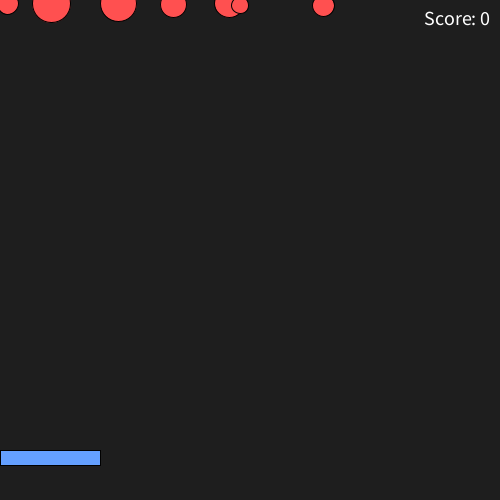
Frame 1 (no input)
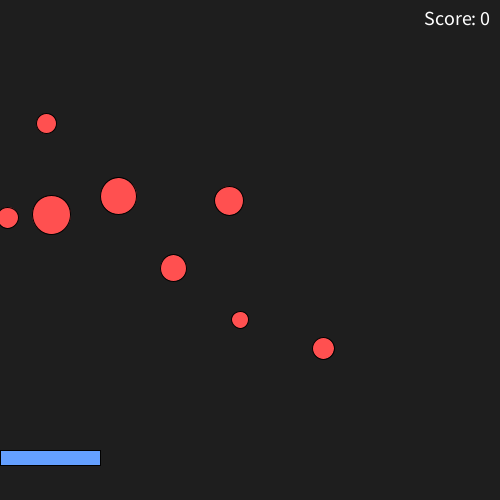
Frame 60 (the mouse pressed at the canvas centre just before this capture)
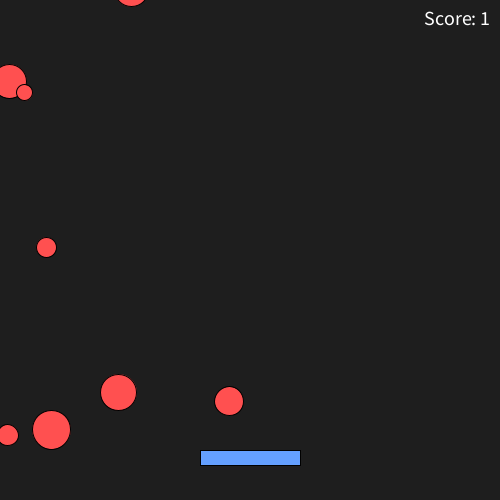
Frame 120 (the mouse held since frame 60 and released just before this capture)

The Processing sketch that drew these frames (run headless with seeded random() and noise(); from frame 60 on, the mouse is pressed at the canvas centre):

// Processing sketch: Eindopdracht
// ── Eindopdracht.pde
// vallende ballen vangen

Ball[] ballen = new Ball[8];
float paddleX;
float paddleY = 450;
float paddleBreedte = 100;
float paddleHoogte = 15;
int score = 0;

void setup() {
  size(500, 500);
  // ballen aanmaken
  for (int i = 0; i < ballen.length; i++) {
    ballen[i] = new Ball();
  }
}

void draw() {
  background(30);

  // paddle volgt de muis
  paddleX = mouseX - paddleBreedte / 2;
  if (paddleX < 0) {
    paddleX = 0;
  }
  if (paddleX > width - paddleBreedte) {
    paddleX = width - paddleBreedte;
  }

  // alle ballen bijwerken
  for (int i = 0; i < ballen.length; i++) {
    ballen[i].move();
    ballen[i].resetAlsUitBeeld();

    // check of de bal de paddle raakt
    if (ballen[i].raaktPaddle(paddleX, paddleY, paddleBreedte, paddleHoogte)) {
      score++;
      ballen[i].reset();
    }

    ballen[i].display();
  }

  // paddle tekenen
  fill(100, 160, 255);
  rect(paddleX, paddleY, paddleBreedte, paddleHoogte);

  // score tonen
  fill(255);
  textSize(20);
  textAlign(RIGHT);
  text("Score: " + score, width - 10, 25);
}

class Ball {
  float x;
  float y;
  float diameter;
  float snelheid;

  // constructor
  Ball() {
    reset();
  }

  void display() {
    fill(255, 80, 80);
    ellipse(x, y, diameter, diameter);
  }

  void move() {
    y = y + snelheid;
  }

  // als de bal onder het scherm is, weer boven zetten
  void resetAlsUitBeeld() {
    if (y - diameter / 2 > height) {
      reset();
    }
  }

  // bal opnieuw bovenin zetten
  void reset() {
    x = random(width);
    y = -diameter;
    diameter = random(15, 40);
    snelheid = random(2, 6);
  }

  // check of de bal de paddle raakt
  boolean raaktPaddle(float px, float py, float pb, float ph) {
    float onderkant = y + diameter / 2;
    if (onderkant >= py && x >= px && x <= px + pb) {
      return true;
    }
    return false;
  }
}
